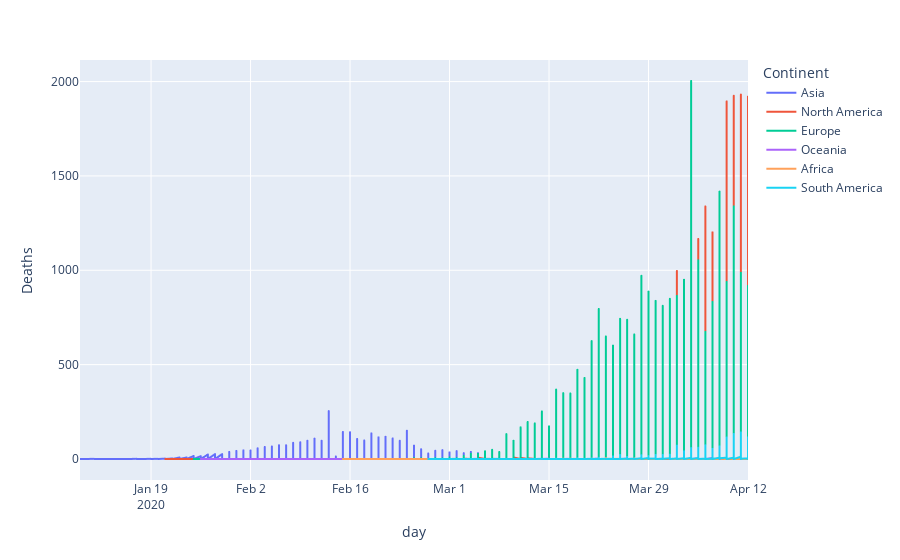

Notebook cell for this chart:
### Code cell
import plotly.express as px

#df = px.data.gapminder().query("continent=='Oceania'")

fig = px.line(df, x="day", y="Deaths", color='Continent')
fig.show()

### Figure 1 — Plotly figure (JSON) as saved in the notebook; plotly's stock layout.template omitted (floating-point values rounded to 4 significant figures; data arrays with more than 128 entries replaced by an {"elided": "..."} marker saying what was removed)
{"data": [{"hovertemplate": "Continent=Asia<br>day=%{x}<br>Deaths=%{y}<extra></extra>", "legendgroup": "Asia", "line": {"color": "#636efa", "dash": "solid"}, "mode": "lines", "name": "Asia", "showlegend": true, "type": "scattergl", "x": {"elided": "2241 str values"}, "xaxis": "x", "y": {"elided": "2241 int values"}, "yaxis": "y"}, {"hovertemplate": "Continent=North America<br>day=%{x}<br>Deaths=%{y}<extra></extra>", "legendgroup": "North America", "line": {"color": "#EF553B", "dash": "solid"}, "mode": "lines", "name": "North America", "showlegend": true, "type": "scattergl", "x": {"elided": "1228 str values"}, "xaxis": "x", "y": {"elided": "1228 int values"}, "yaxis": "y"}, {"hovertemplate": "Continent=Europe<br>day=%{x}<br>Deaths=%{y}<extra></extra>", "legendgroup": "Europe", "line": {"color": "#00cc96", "dash": "solid"}, "mode": "lines", "name": "Europe", "showlegend": true, "type": "scattergl", "x": {"elided": "2299 str values"}, "xaxis": "x", "y": {"elided": "2299 int values"}, "yaxis": "y"}, {"hovertemplate": "Continent=Oceania<br>day=%{x}<br>Deaths=%{y}<extra></extra>", "legendgroup": "Oceania", "line": {"color": "#ab63fa", "dash": "solid"}, "mode": "lines", "name": "Oceania", "showlegend": true, "type": "scattergl", "x": {"elided": "269 str values"}, "xaxis": "x", "y": {"elided": "269 int values"}, "yaxis": "y"}, {"hovertemplate": "Continent=Africa<br>day=%{x}<br>Deaths=%{y}<extra></extra>", "legendgroup": "Africa", "line": {"color": "#FFA15A", "dash": "solid"}, "mode": "lines", "name": "Africa", "showlegend": true, "type": "scattergl", "x": {"elided": "1452 str values"}, "xaxis": "x", "y": {"elided": "1452 int values"}, "yaxis": "y"}, {"hovertemplate": "Continent=South America<br>day=%{x}<br>Deaths=%{y}<extra></extra>", "legendgroup": "South America", "line": {"color": "#19d3f3", "dash": "solid"}, "mode": "lines", "name": "South America", "showlegend": true, "type": "scattergl", "x": {"elided": "472 str values"}, "xaxis": "x", "y": {"elided": "472 int values"}, "yaxis": "y"}], "layout": {"legend": {"title": {"text": "Continent"}, "tracegroupgap": 0}, "margin": {"t": 60}, "xaxis": {"anchor": "y", "domain": [0, 1], "title": {"text": "day"}}, "yaxis": {"anchor": "x", "domain": [0, 1], "title": {"text": "Deaths"}}}}
